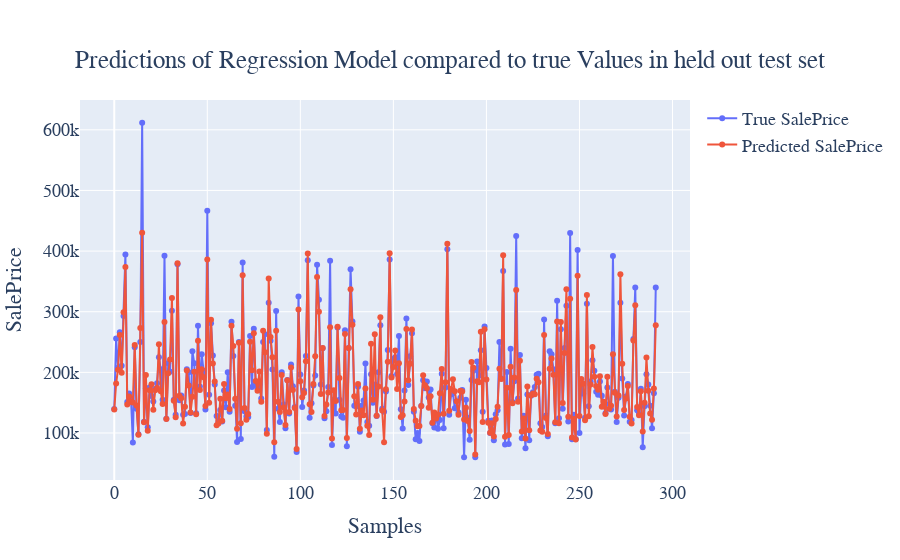
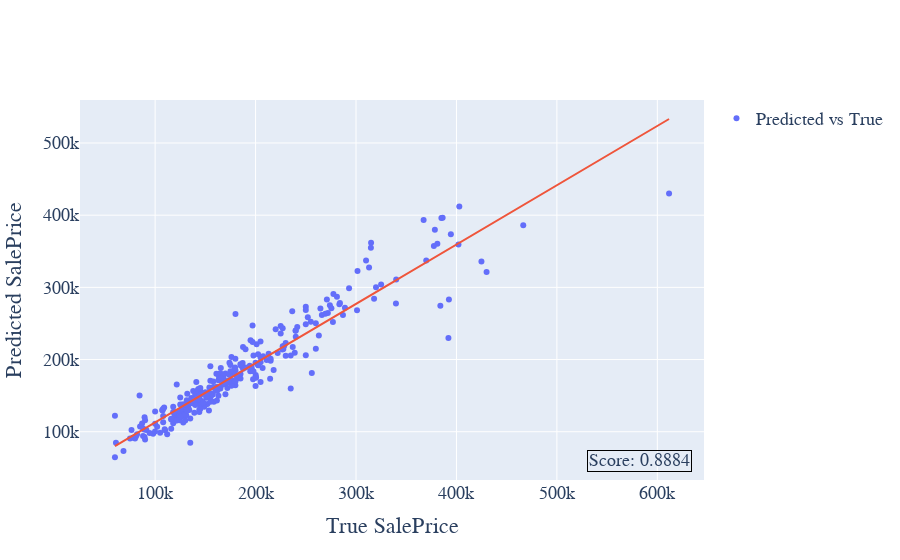

Notebook code cell kept with these figures, in order:
### Markdown cell above
## Regression
To train a model to predict a numerical variable in the data use one of the models setting the target to the desired variable

### Code cell
rf_m = random_forest(df, "SalePrice", excluded_variables=excluded_variables, cv=False)

### Figure 1 — Plotly figure (JSON) as saved in the notebook; plotly's stock layout.template omitted (floating-point values rounded to 4 significant figures; data arrays with more than 128 entries replaced by an {"elided": "..."} marker saying what was removed)
{"data": [{"mode": "markers+lines", "name": "True SalePrice", "type": "scatter", "x": {"elided": "292 int values"}, "y": {"elided": "292 int values"}}, {"mode": "markers+lines", "name": "Predicted SalePrice", "type": "scatter", "x": {"elided": "292 int values"}, "y": {"elided": "292 float values"}}], "layout": {"font": {"family": "Courier New, monospace", "size": 18}, "title": {"text": "Predictions of Regression Model compared to true Values in held out test set", "x": 0.5, "xanchor": "center", "yanchor": "top"}, "xaxis": {"title": {"text": "Samples"}}, "yaxis": {"title": {"text": "SalePrice"}}}}

### Figure 2 — Plotly figure (JSON) as saved in the notebook; plotly's stock layout.template omitted (floating-point values rounded to 4 significant figures; data arrays with more than 128 entries replaced by an {"elided": "..."} marker saying what was removed)
{"data": [{"mode": "markers", "name": "Predicted vs True", "type": "scatter", "x": {"elided": "292 int values"}, "y": {"elided": "292 float values"}}, {"mode": "lines", "showlegend": false, "type": "scatter", "x": {"elided": "292 int values"}, "y": {"elided": "292 float values"}}], "layout": {"annotations": [{"align": "left", "bordercolor": "black", "borderwidth": 1, "showarrow": false, "text": "Score: 0.8884", "x": 0.98, "xref": "paper", "y": 0.02, "yref": "paper"}], "font": {"family": "Courier New, monospace", "size": 18}, "xaxis": {"title": {"text": "True SalePrice"}}, "yaxis": {"title": {"text": "Predicted SalePrice"}}}}
